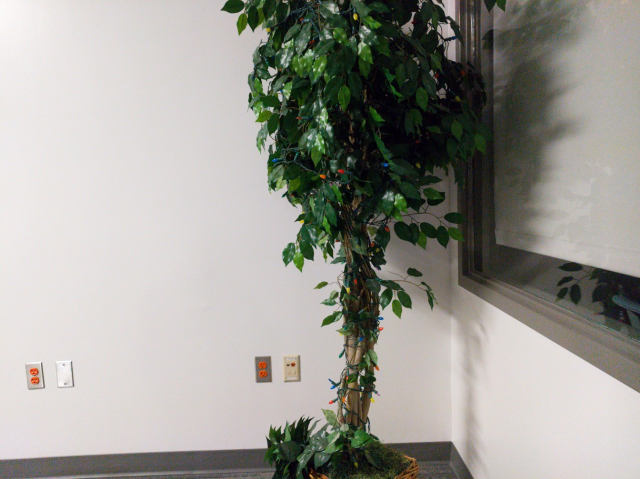
#> input picture 376820.JPG, 1280 x 958 px (shown at 1/2 size)
$ python lsb_ebe.py 376481.JPG 376820.JPG 376820.JPG   (older library calls are emulated)
#> lines starting #> are read from the running program, lines starting #| are printed output that depends on the picture
#> in main, in_img is the input picture: shape (958, 1280, 3); mean B, G, R 148, 154.2, 155.5
#!/usr/bin/env python
# coding:UTF-8

import sys
import cv2
import numpy as np
import lsb
import math

class SteganographyException(Exception):
    pass

class Steg():
    def __init__(self, im):
        self.image = im
        self.sobel_x, self.sobel_y = ebe_get_sobel(im)
        self.height, self.width, self.nbchannels = im.shape
        self.size = self.width * self.height

        self.maskONEValues = [1,2,4,8,16,32,64,128]
        #Mask used to put one ex:1->00000001, 2->00000010 .. associated with OR bitwise
        self.maskONE = self.maskONEValues.pop(0) #Will be used to do bitwise operations

        self.maskZEROValues = [254,253,251,247,239,223,191,127]
        #Mask used to put zero ex:254->11111110, 253->11111101 .. associated with AND bitwise
        self.maskZERO = self.maskZEROValues.pop(0)

        self.curwidth = 0  # Current width position
        self.curheight = 0 # Current height position
        self.curchan = 0   # Current channel position

    # [48 lines left out: functions next_slot, put_binary_value, ebe_gradient, read_bit, not called in this run]

    def read_byte(self, mode):
        return self.read_bits(8, mode)

    # [5 lines left out: function read_bits, not called in this run]

    def byteValue(self, val):
        return self.binary_value(val, 8)

    # [24 lines left out: functions binary_value, encode_binary, decode_binary, not called in this run]

def ebe_get_sobel(img):
        gray = cv2.cvtColor(img, cv2.COLOR_BGR2GRAY)
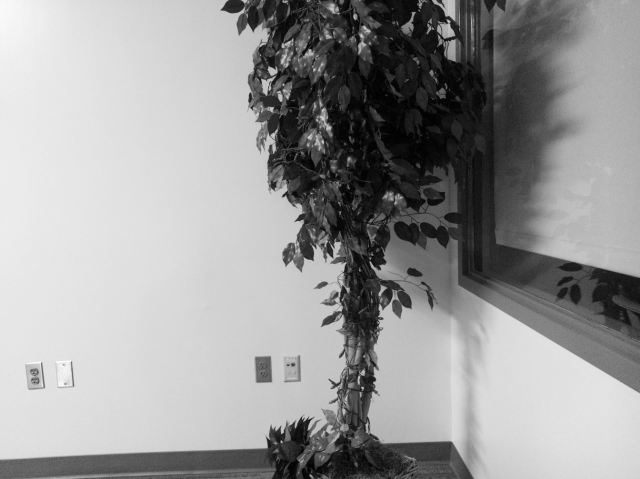
#> gray: shape (958, 1280) (shown at 1/2 size); min 0, max 255, mean 153.9
        sobel_x = cv2.Sobel(gray, cv2.CV_16S, 1, 0, ksize=3, scale=1, delta=0, borderType=cv2.BORDER_DEFAULT)
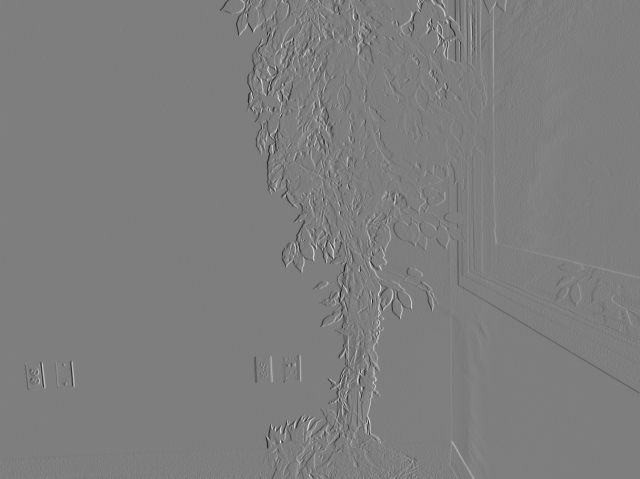
#> sobel_x: shape (958, 1280) int16 (shown at 1/2 size); min -704, max 716, mean -0.5; drawn with min black and max white
        sobel_y = cv2.Sobel(gray, cv2.CV_16S, 0, 1, ksize=3, scale=1, delta=0, borderType=cv2.BORDER_DEFAULT)
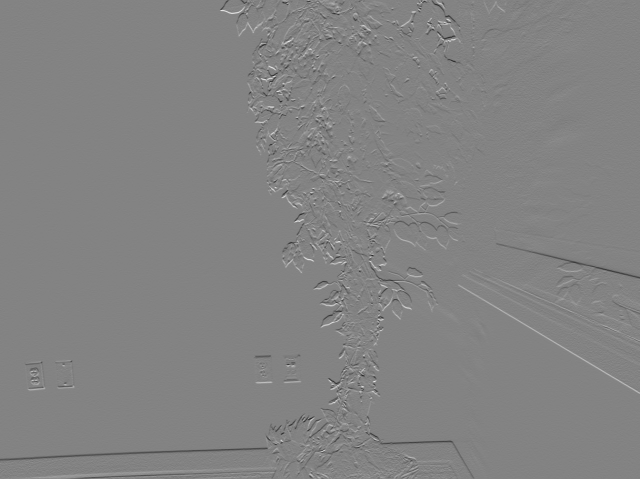
#> sobel_y: shape (958, 1280) int16 (shown at 1/2 size); min -688, max 649, mean -0.1; drawn with min black and max white
        return sobel_x, sobel_y

def main(user_opt, image_name, payload):
    in_img = cv2.imread(image_name, cv2.IMREAD_COLOR)
    steg = Steg(in_img)
    mode = input("Choose stego alg\nlsb\nebe\n")
#> the answer given: 1

    if (user_opt == 'encode'):
        with open(payload, 'rb') as f:
            data = f.read()
        res = steg.encode_binary(data, mode)
        filename = input("Enter new image name(without extension): ")
        file = filename + ".png"
        cv2.imwrite(file, res)

    elif (user_opt == 'decode'):
        raw = steg.decode_binary(mode)
        with open(payload, "wb") as f:
            f.write(raw)

    else:
        print(f"Unrecongnized mode {user_opt}. Aborting")
    return

if __name__ == "__main__":
    if len(sys.argv) != 4:
        print(f"Usage: {sys.argv[0]} [mode] [image_path] [payload_path]")
        print("Modes: encode decode")
        print("image_path is the name of the cover image for 'encode' or the name of the stego object for 'decode'")
        print("payload_path refers to the data to embed in image for 'encode' or the name of a file to save the extracted data for 'decode'")
        sys.exit(0)

    user_opt = sys.argv[1]
    img_filename = sys.argv[2]
    payload_name = sys.argv[3]
    main(user_opt, img_filename, payload_name)

$ run again, on stego00001.png
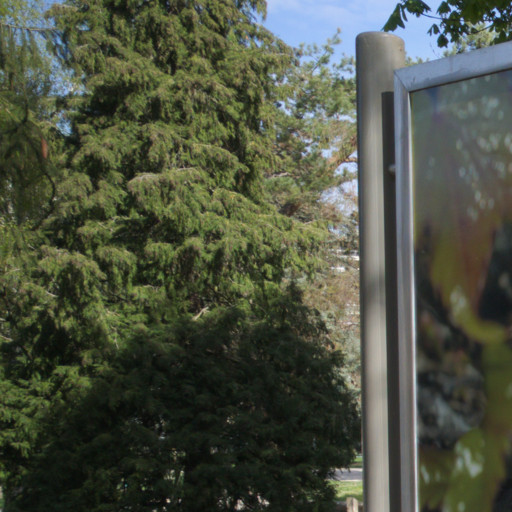
#> input picture stego00001.png, 512 x 512 px
#> in main, in_img is the input picture: shape (512, 512, 3); mean B, G, R 66.3, 81.6, 76.2
#> in ebe_get_sobel, `gray = cv2.cvtColor(img, cv2.COLOR_BGR2GRAY)`:
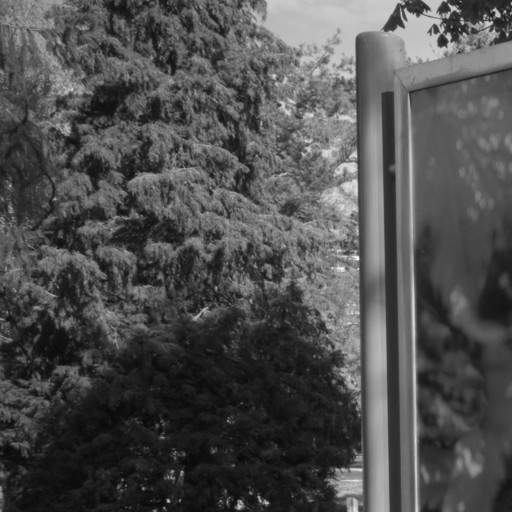
#> gray: shape (512, 512); min 7, max 251, mean 78.3
#> in ebe_get_sobel, `sobel_y = cv2.Sobel(gray, cv2.CV_16S, 0, 1, ksize=3, scale=1, delta=0,..`:
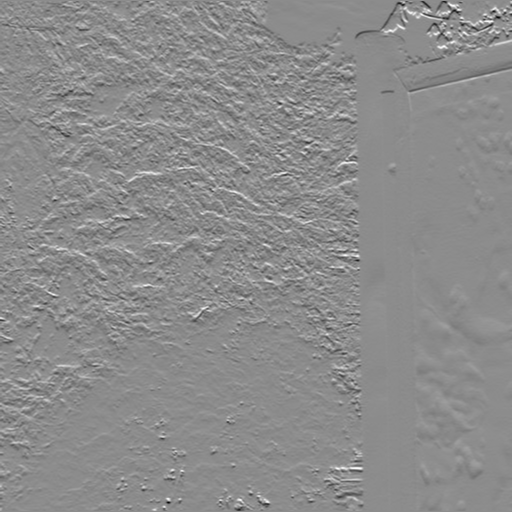
#> sobel_y: shape (512, 512) int16; min -596, max 487, mean -1.1; drawn with min black and max white
